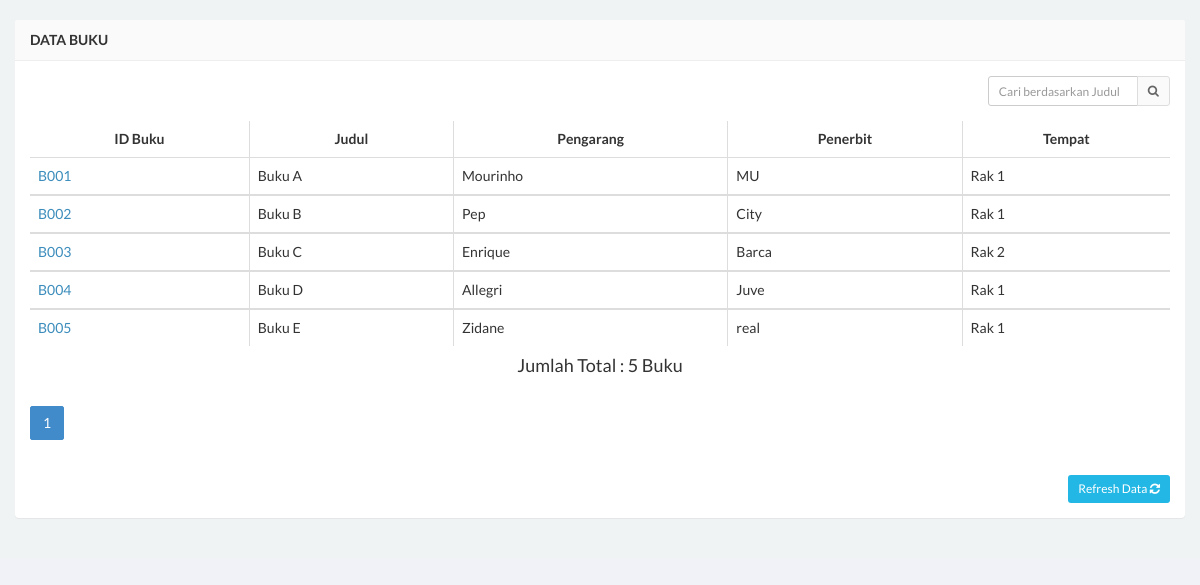
The page /buku.php on the database as committed earlier.
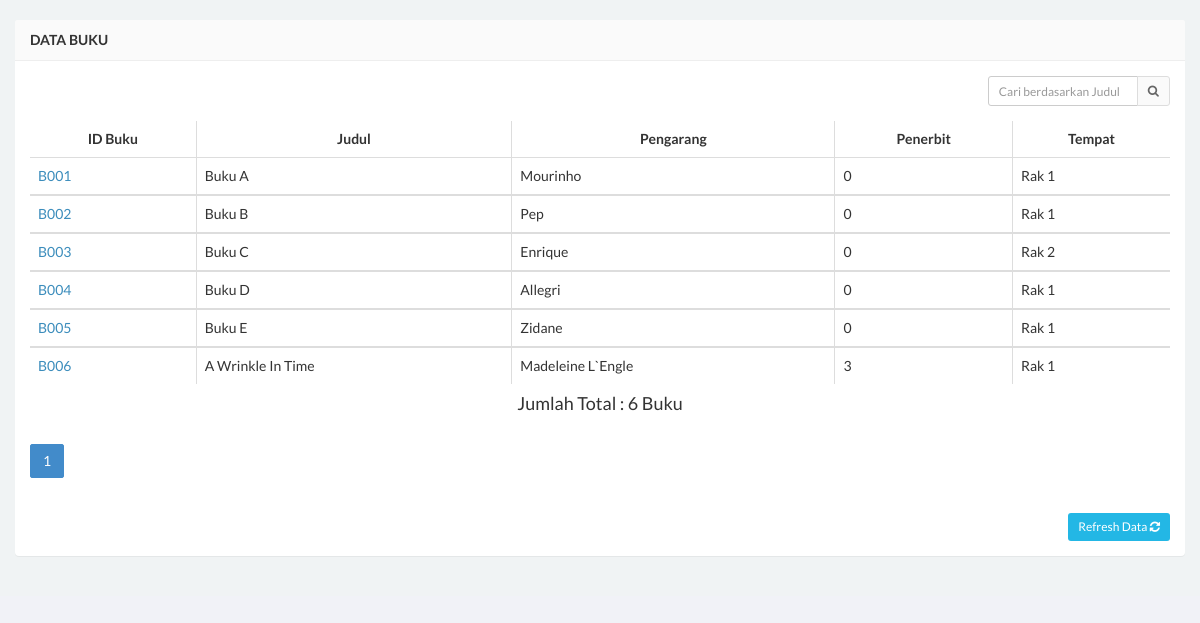
The same page on the database as committed later.
### tables this page shows
CREATE TABLE IF NOT EXISTS `tbl_buku` (
  `idBuku` varchar(20) NOT NULL,
  `isbn` int(15) NOT NULL,
  `Judul` varchar(50) DEFAULT NULL,
  `Pengarang` varchar(50) DEFAULT NULL,
  `Penerbit` int(11) DEFAULT NULL,
  `thnTerbit` varchar(5) DEFAULT NULL,
  `idJenis` varchar(20) DEFAULT NULL,
  `stok` int(11) DEFAULT NULL,
  `idRak` varchar(20) DEFAULT NULL,
  `tglInput` varchar(50) DEFAULT NULL,
  `Foto` varchar(50) DEFAULT NULL
);

CREATE TABLE IF NOT EXISTS `tbl_rak` (
  `idRak` varchar(20) NOT NULL,
  `NamaRak` varchar(50) DEFAULT NULL
);

### buku.php (the view, shortened to what this page needs)
<!DOCTYPE html>
<html>
<head>
    <link href="css/bootstrap.min.css" rel="stylesheet" type="text/css" />
    <link href="css/font-awesome.min.css" rel="stylesheet" type="text/css" />
    <link href="css/ionicons.min.css" rel="stylesheet" type="text/css" />
    <link href="css/morris/morris.css" rel="stylesheet" type="text/css" />
    <link href="css/jvectormap/jquery-jvectormap-1.2.2.css" rel="stylesheet" type="text/css" />
    <link href="css/datepicker/datepicker3.css" rel="stylesheet" type="text/css" />
    <link href="css/daterangepicker/daterangepicker-bs3.css" rel="stylesheet" type="text/css" />
    <link href="css/iCheck/all.css" rel="stylesheet" type="text/css" />
    <link href="css/style.css" rel="stylesheet" type="text/css" />
      </head>
      <body class="skin-black">
                <div class="wrapper row-offcanvas row-offcanvas-left">
                <section class="content">
                    <div class="row">
                        <div class="col-xs-12">
                            <div class="panel">
                                <header class="panel-heading">
                                    <b>Data Buku</b>
                                </header>
                                <div class="panel-body table-responsive">
                                    <div class="box-tools m-b-15">
                                    <form action="buku.php" method="POST">
                                        <div class="input-group">
                                        <input type='text' class="form-control input-sm pull-right" style="width: 150px;"  name='qcari' placeholder='Cari berdasarkan Judul' required />
                                            <div class="input-group-btn">
                                                <button class="btn btn-sm btn-default" type="submit"><i class="fa fa-search"></i></button>
                                            </div>
                                        </div>
                                    </form>
                                    </div>
                                    <table id="example" class="table table-hover table-bordered">
                  <thead>
                      <tr>
						<th><center>ID Buku </center></th>
                        <th><center>Judul </center></th>
                        <th><center>Pengarang </center></th>
						<th><center>Penerbit </center></th>
						<th><center>Tempat </center></th>
                      </tr>
                  </thead>
				  <?php
							  $batas = 10;
							  $hal = @$_GET['hal'];
							  if(empty($hal)){
								$posisi = 0;
									$hal = 1;
								}else{
									$posisi = ($hal - 1)*$batas;
								}
								$sql_plgn = mysql_query("select idBuku,Judul,Pengarang,Penerbit,NamaRak from tbl_buku , tbl_rak where tbl_rak.idRak = tbl_buku.idRak LIMIT $posisi,$batas")or die(mysql_error());
								$cek = mysql_num_rows($sql_plgn);
								if($cek<1){
									echo"Data tdk ditemukan";
								}else{
									while($data = mysql_fetch_array($sql_plgn)) { ?>
                    <tbody>
                    <tr>
					<td><a href="buku-detail.php?hal=edit&kd=<?php echo $data['idBuku'];?>"><?php echo $data['idBuku']; ?></a></td>
                    <td><?php echo $data['Judul'];?></td>
					<td><?php echo $data['Pengarang']; ?></td>
                    <td><?php echo $data['Penerbit'];?></td>
					<td><?php echo $data['NamaRak'];?></td>
					</tr></div>
                 <?php
					}
              }
              ?>
                   </tbody>
				   <?php $tampil=mysql_query("select * from tbl_buku ");
                          $user=mysql_num_rows($tampil);
                    ?>
				    <center><h4>Jumlah Total : <?php echo "$user"; ?> Buku </h4> </center>
				  <div class="text-left" style = "margin-top: 10px;">
				   <ul class="pagination">
				   <?php
				   $jml_hal = ceil($user/$batas);
				   for($i=1;$i<=$jml_hal;$i++){
					 if($i != $hal){
						 echo "<li ><a href='?page=pelanggan&hal=$i'>$i<span class = 'sr-only'>(current)</span></a></li>";
					 } else{
						 echo "<li class = 'active'><a href='?page=pelanggan&hal=$i'>$i</a></li>";
					 }
				   }
				   ?>
				   </ul>
				   </div>
                <div class="text-right" style="margin-top: 10px;">
                 <a href="buku.php" class="btn btn-sm btn-info">Refresh Data <i class="fa fa-refresh"></i></a>
                </div>
</body>
</html>

Rows that differ between the two databases and show on the page:
changed tbl_buku "Buku A": Penerbit "MU" → "0"
changed tbl_buku "Buku B": Penerbit "City" → "0"
changed tbl_buku "Buku C": Penerbit "Barca" → "0"
changed tbl_buku "Buku D": Penerbit "Juve" → "0"
changed tbl_buku "Buku E": Penerbit "real" → "0"
added tbl_buku: idBuku "B006", Judul "A Wrinkle In Time", Pengarang "Madeleine L`Engle", Penerbit "3", idRak.NamaRak "Rak 1"
Other text that changed with them:
$user: "5" → "6"
